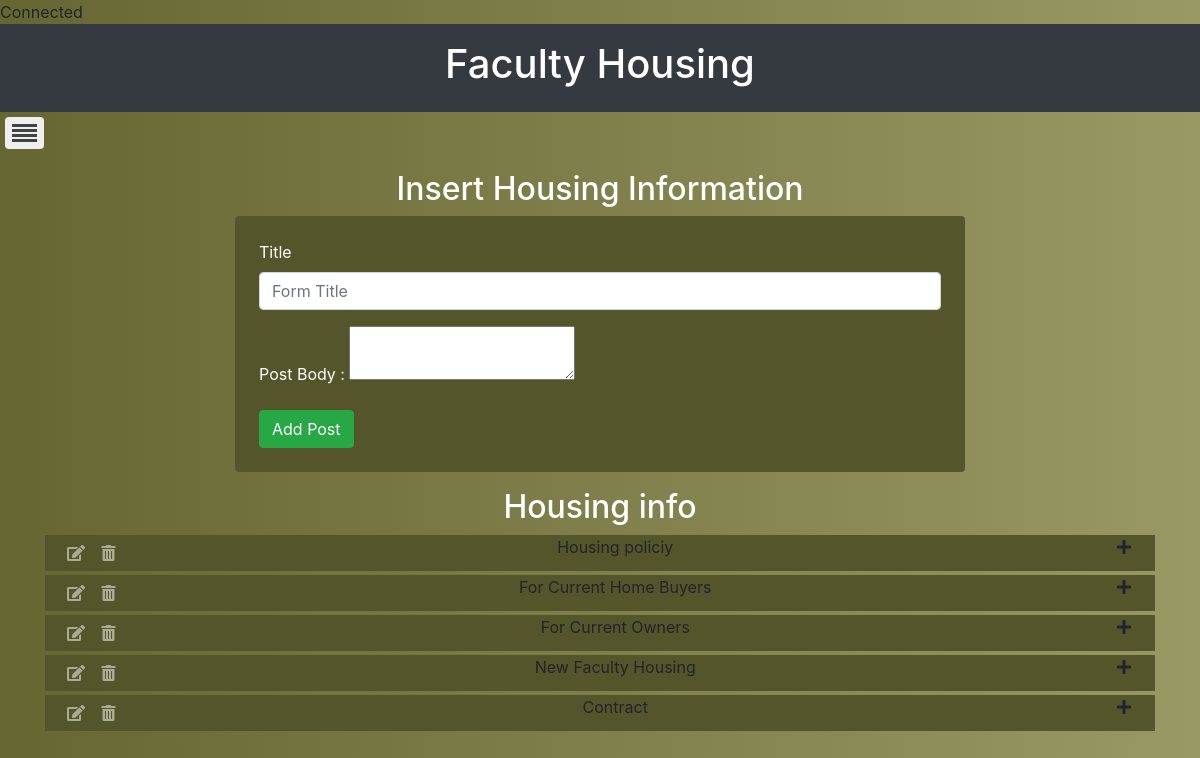
Screenshot of /admin/faculty_housing_info.php with the database file from the repository.
### tables this page shows
CREATE TABLE `faculty_housing_info` (
  `id` int(11) NOT NULL,
  `title` varchar(200) NOT NULL,
  `body` longtext NOT NULL
);

### admin/faculty_housing_info.php (the view, shortened to what this page needs)
<!DOCTYPE html>
<html>
<head>
	<?php
	include 'require/dbconnection.php';
	 $title_value = "";
	 $body_value = "";
	 $edit_id = 0;
 ?>
<?php
	include 'include/head.php';
?>
<div class="bg-dark py-3">
	<h1 class="text-center text-white wow fadeInLeft" data-wow-duration="5s">Faculty Housing
</div>
<?php
	include 'include/sidenavbar.php';
 ?>
 <section class="container my-3">
 	<div class="row justify-content-center">
 		<div class="col-sm-8">
 			<div>
 				<h2 class="text-center text-white">Insert Housing Information</h2>
 			</div>
 			<form action="faculty_housing_info.php<?=((isset($_GET['edit']))?'?edit='.$edit_id:'');?>" method="post" class="div_color text-white p-4 rounded">
 				<div class="form-group">
 					<label for="housing_title"><?=(isset($_GET['edit'])?'Edit':'');?> Title</label>
 					<input type="text" name="housing_title" class="form-control" id="housing_title" placeholder="Form Title" value="<?=$title_value?>">
 				</div>
 				<div class="form-group">
 					<label for="housing_title"><?=(isset($_GET['edit'])?'Edit':'');?> Post Body :</label>
 					<textarea class="ckeditor" name="editor" id="housing_body"><?php echo $body_value?></textarea>
 				</div>
 				<div class="d-flex justify-content-between">
 					<div><input type="submit" name="housing_post" id="housing_post" value="<?=((isset($_GET['edit']))?'Edit':'Add');?> Post" class="btn btn-success btn-block"></div>
 				</div>
 			</form>
 		</div>
 	</div>
 </section>
 <section class="container my-3 accodion" id="accodion">
 	<h2 class="text-center text-white">Housing info</h2>
<?php
	$sql = "SELECT * FROM faculty_housing_info";
	$housing_result = $connection->query($sql);
	if(!$housing_result){
		echo "Fetch Failed :".$connection->error;
	}else{
		if(mysqli_num_rows($housing_result) > 0){
			while ($row = mysqli_fetch_array($housing_result)) {
?>
				 	<div class="my-1">
				 		<div class="d-flex justify-content-between px-3 div_color" data-toggle="collapse" data-target="#<?= $row['id']; ?>" data-parent=".accodion">
				 			<div>
				 				<a href="?edit=<?= $row['id']; ?>" class="btn aDesign"><i class="fas fa-edit"></i></a>
				 				<a href="?delete=<?= $row['id']; ?>" class="btn aDesign"><i class="fas fa-trash-alt"></i></a>
				 			</div>
					 		<div><?=$row['title'];?></div>
					 		<div><i class="fas fa-plus px-2"></i></div>
					 	</div>
				 	</div>
<?php
 				}
 			}
 		}
?>
 </section>
</body>
</html>

### admin/css/style.css (style rules this page uses)
body { background: linear-gradient(to right, #666633 0%, #999966 100%); transition: background 2s; }
.div_color { background-color: #55552b; }
.aDesign { color: rgb(255,255,255, 0.5); padding: 5px; }

### rows the page displays
faculty_housing_info: title "Housing policiy"
faculty_housing_info: title "For Current Home Buyers"
faculty_housing_info: title "For Current Owners"
faculty_housing_info: title "New Faculty Housing"
faculty_housing_info: title "Contract"
